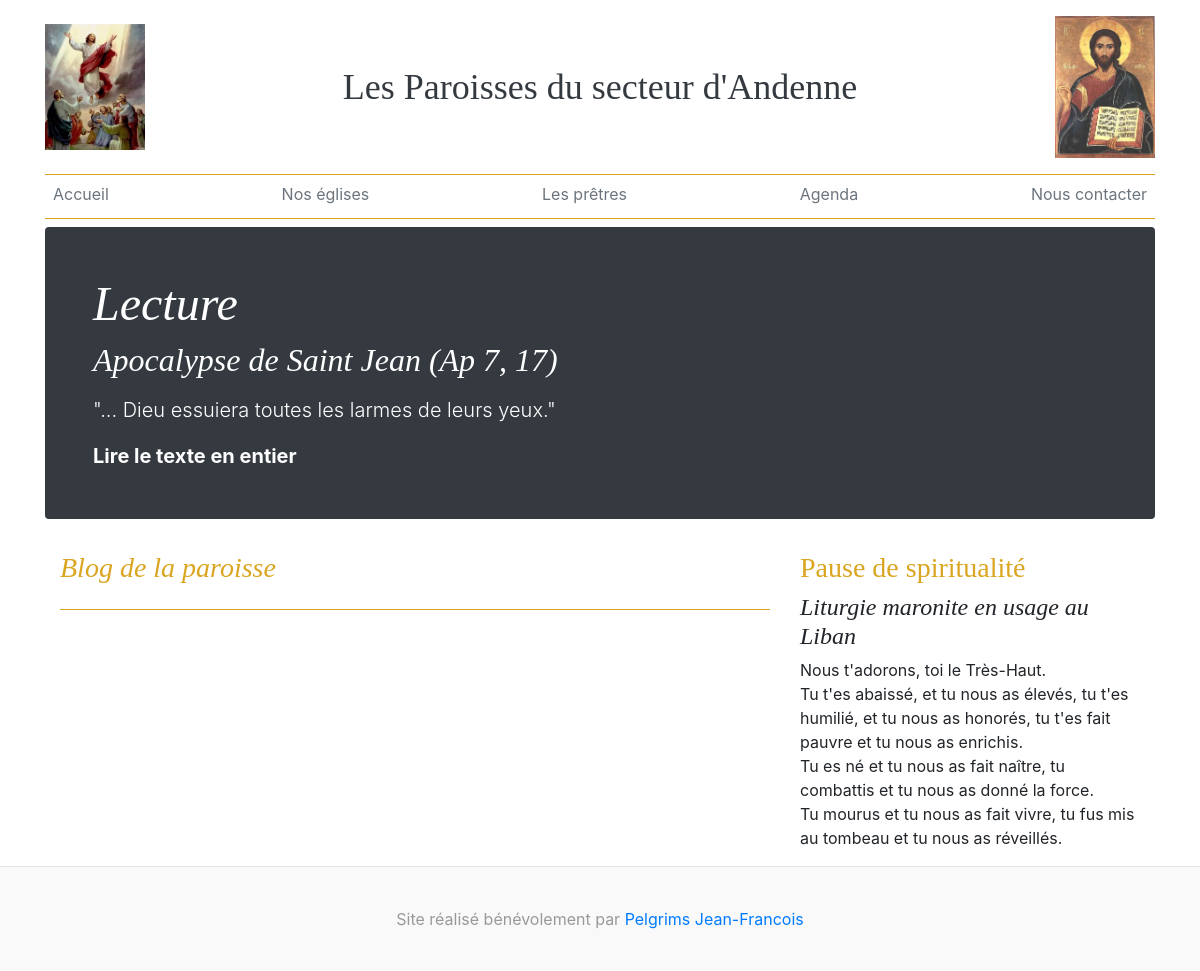
The app's page /, older data.
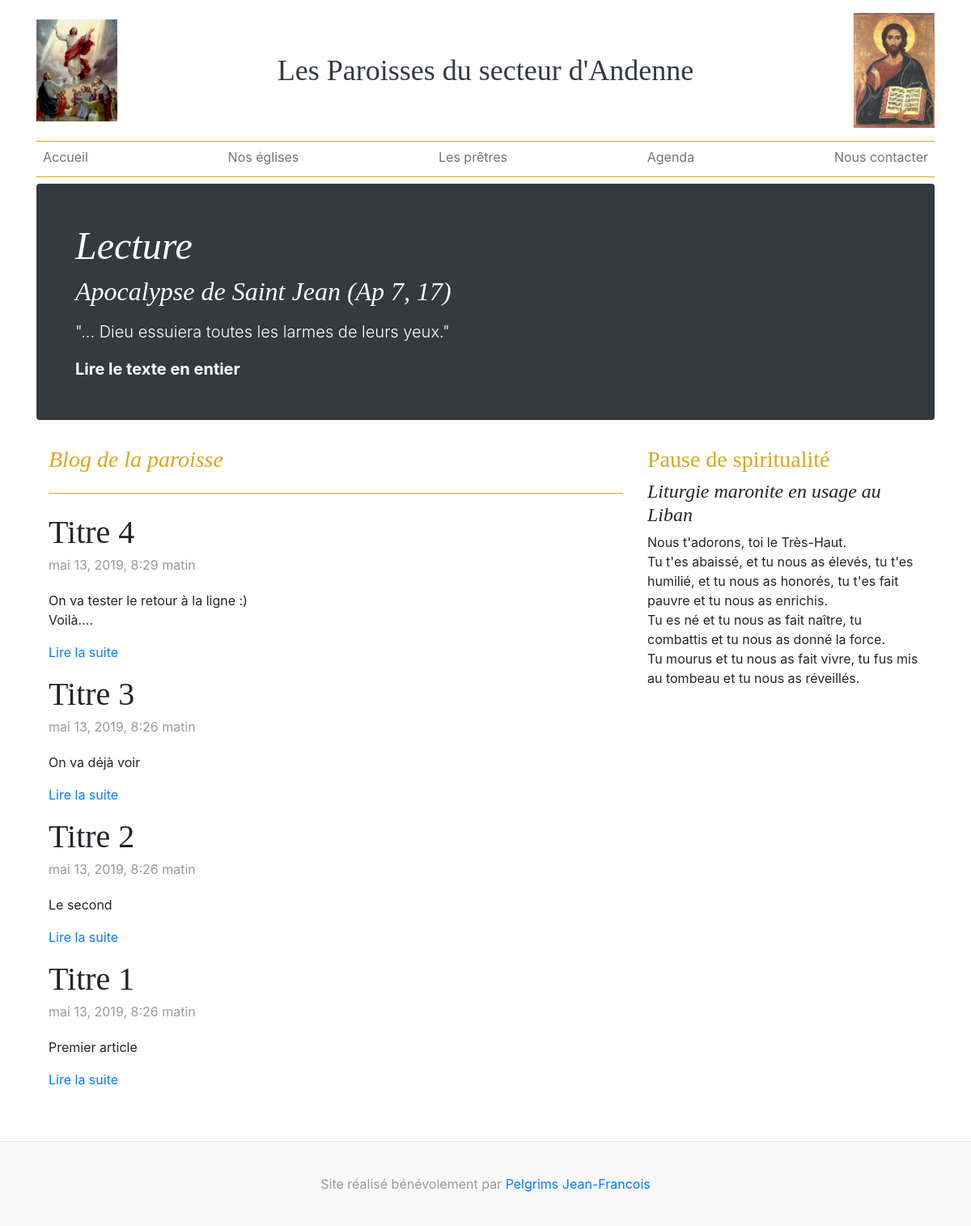
The same page, newer data.
### blog/models.py (models this page shows, shortened)
class Jumbotron(models.Model):
    extrait = models.CharField(max_length=255, null=False)
    texte = models.TextField(null=False)
    jumbo_url = models.CharField(null=True, max_length=1025)

class Meditation(models.Model):
    titre = models.CharField(max_length=255, null=False)
    texte = models.TextField(null=False)

class Blog(models.Model):
    titre_article = models.CharField(max_length=255)
    date_article = models.DateTimeField(auto_now=True)
    contenu = models.TextField(null=False)

### blog/views.py (the view)
# urls.py: path('', views.accueil),
def accueil(request):
    jumbotron = Jumbotron.objects.all()
    meditation = Meditation.objects.all()
    blog = Blog.objects.all().order_by('-date_article')[:5]
    context = {
        'jumbotron': jumbotron,
        'meditation': meditation,
        'blog': blog
    }
    return render(
        request,
        'index.html',
        context
    )

### templates/index.html (shortened to what this page needs)
{% extends "base.html" %}
{% block content %}
<div class="jumbotron p-4 p-md-5 rounded bg-dark text-white">
  <div class="col-md-9 px-0">
    {% for jumbo in jumbotron %}
    <h1 class="display-4 font-italic">
      Lecture
    </h1>
    <h2 class="font-italic">{{ jumbo.extrait }}</h2>
    <p class="lead my-3">
      {{ jumbo.texte }}
    </p>
    <p class="lead mb-0">
      <a href="{{ jumbo.jumbo_url }}" class=" text-white font-weight-bold" target="_blank">Lire le texte en entier</a>
    </p>
    {% endfor %}
  </div>
</div>
<main role="main" class="container">
  <div class="row">
    <div class="col-md-8 blog-main">
      <h3 class="pb-4 mb-4 font-italic border-bottom">
        Blog de la paroisse
      </h3>
      <div class="blog-post">
        {% for blogpost in blog %}
          <h2 class="blog-post-title">{{ blogpost.titre_article }}</h2>
          <p class="blog-post-meta">{{ blogpost.date_article }}</p>
          <p>{{ blogpost.contenu | linebreaks | truncatewords:50 }}</p>
          <p><a href="blog/{{ blogpost.id }}/" target="_self">Lire la suite</a></p>
        {% endfor %}
      </div>
    </div>
    <aside class="col-md-4 blog-sidebar">
      <h3>Pause de spiritualité</h3>
      {% for medit in meditation %}
        <h4 class="font-italic">{{ medit.titre }}</h4>
        <p class="mb-0">
          {{ medit.texte | linebreaks }}
        </p>
      {% endfor %}
    </aside>
  </div>
</main>
{% endblock %}

### templates/base.html (shortened to what this page needs)
{% load static %}
<!doctype html>
<html lang="fr">
  <head>
    <link rel="stylesheet" href="https://stackpath.bootstrapcdn.com/bootstrap/4.3.1/css/bootstrap.min.css">
    <link rel="stylesheet" href="{% static "css/style.css" %}">
  </head>
  <body>
    <div class="container">
      <header class="blog-header py-3">
        <div class="row flex-nowrap justify-content-between align-items-center">
           <div class="col-3">
             <img src="{% static "assets/ascencion.jpg" %}" alt="" width="100px">
          </div>
          <div class="col-6 text-center">
            <a href="#" class="blog-header-logo text-dark">Les Paroisses du secteur d'Andenne</a>
          </div>
           <div class="col-3 d-flex justify-content-end align-items-center">
            <img src="{% static "assets/iconechrist.jpg" %}" alt="" width="100px">
          </div>
        </div>
      </header>
      <div class="nav-scroller py-1 mb-2 blog-header">
        <nav class="nav d-flex justify-content-between">
          <a href="/" class="p-2 text-muted">Accueil</a>
          <a href="/eglise" class="p-2 text-muted">Nos églises</a>
          <a href="/pretres" class="p-2 text-muted">Les prêtres</a>
          <a href="/agenda" class="p-2 text-muted">Agenda</a>
          <a href="/contact" class="p-2 text-muted">Nous contacter</a>
        </nav>
      </div>
      {% block content %}
      {% endblock %}
    </div>
    <footer class="blog-footer">
      <p>Site réalisé bénévolement par <a href="mailto:jeffpelgrims@live.be">Pelgrims Jean-Francois</a></p>
    </footer>
  </body>
</html>

### static/css/style.css (style rules this page uses)
.blog-header { line-height: 1; border-bottom: 1px solid #daa520; }
.blog-header-logo { font-family: "Playfair Display", Georgia, "Times New Roman", serif; font-size: 2.25rem; }
h1, h2, h3, h4, h5, h6 { font-family: "Playfair Display", Georgia, "Times New Roman", serif; }
h3 { color: #daa520; }
.border-bottom { border-bottom: 1px solid #daa520!important; }
.display-4 { font-size: 2.5rem; }
@media (min-width: 768px) { .display-4 { font-size: 3rem; } }
.nav-scroller { position: relative; z-index: 2; height: 2.75rem; overflow-y: hidden; }
.nav-scroller .nav { display: -ms-flexbox; display: flex; -ms-flex-wrap: nowrap; flex-wrap: nowrap; padding-bottom: 1rem; margin-top: -1px; overflow-x: auto; text-align: center; white-space: nowrap; -webkit-overflow-scrolling: touch; }
.blog-post { margin-bottom: 4rem; }
.blog-post-title { margin-bottom: .25rem; font-size: 2.5rem; }
.blog-post-meta { margin-bottom: 1.25rem; color: #999; }
.blog-footer { padding: 2.5rem 0; color: #999; text-align: center; background-color: #f9f9f9; border-top: .05rem solid #e5e5e5; }
.blog-footer p:last-child { margin-bottom: 0; }

Row changes from the older to the newer data that the page shows:
added Blog: titre_article "Titre 4", date_article "mai 13, 2019, 8:29 matin", contenu "On va tester le retour à la ligne :) Voilà…."
added Blog: titre_article "Titre 3", date_article "mai 13, 2019, 8:26 matin", contenu "On va déjà voir"
added Blog: titre_article "Titre 2", date_article "mai 13, 2019, 8:26 matin", contenu "Le second"
added Blog: titre_article "Titre 1", date_article "mai 13, 2019, 8:26 matin", contenu "Premier article"
